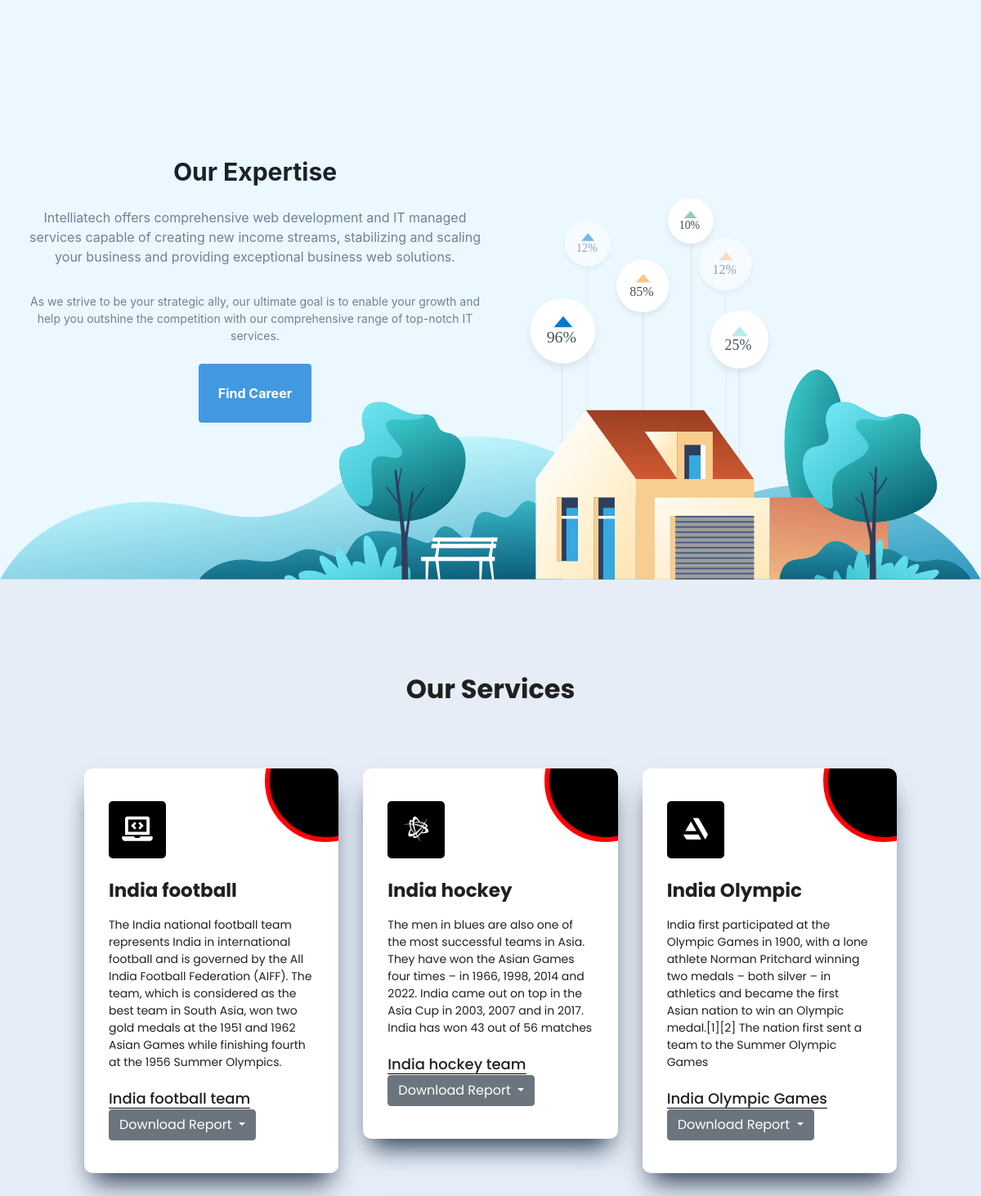
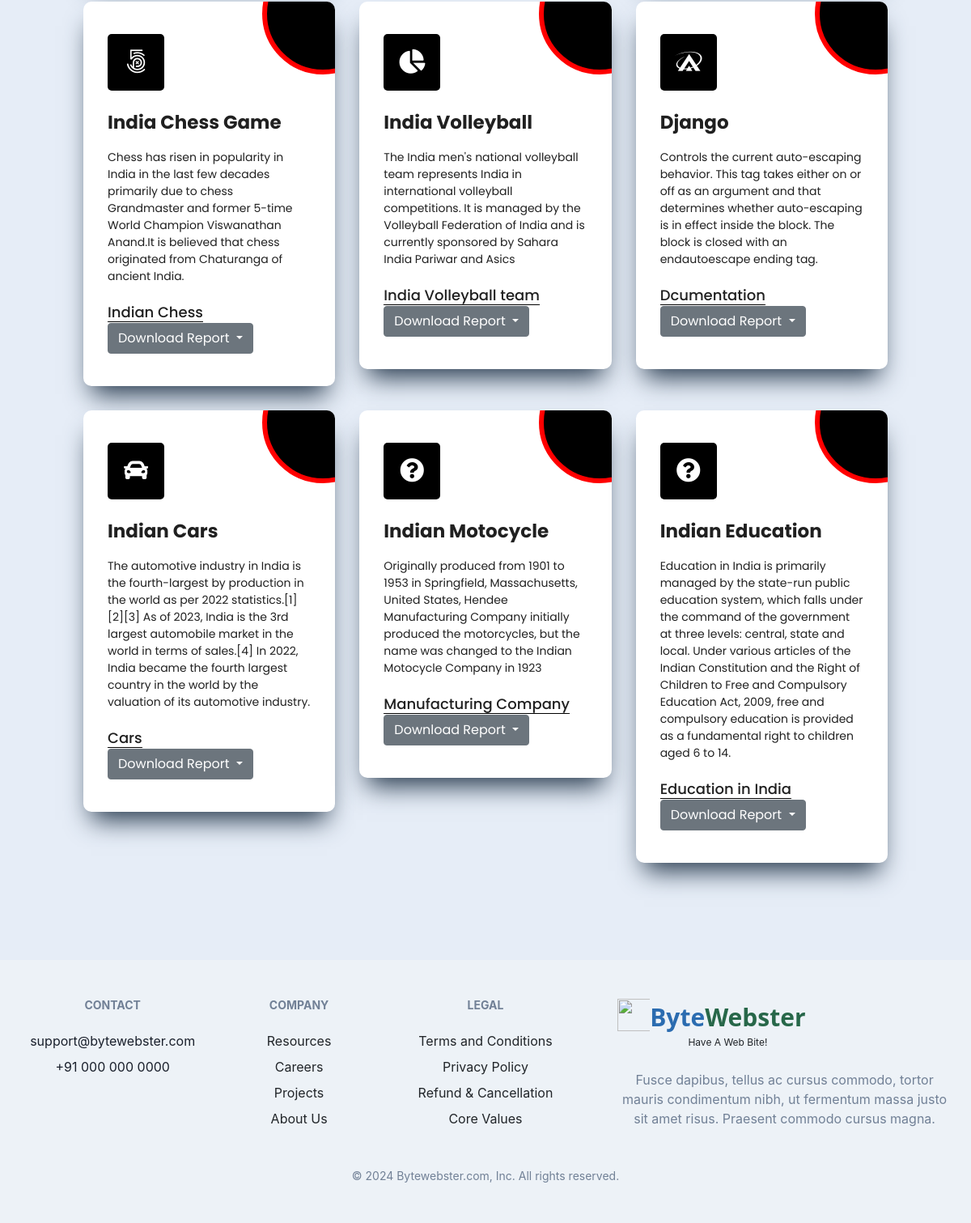
Page /services/ on the committed database (2 pictures, top to bottom).
### services/models.py (models this page shows)
class Services(models.Model):
    service_icon = models.CharField(max_length=50)
    service_title = models.CharField(max_length=50)
    service_des=models.TextField()

### firstapp/views.py (the view)
# urls.py: path('services' , include(views.services) , name='services'),
def services(request):
    servicedata = Services.objects.all()
    default_icon_class = 'fas fa-question-circle'
    icon_classes = [
        'fas fa-laptop-code',
        'fab fa-battle-net',
        'fab fa-artstation',
        'fab fa-500px',
        'fas fa-chart-pie',
        'fab fa-asymmetrik',
        "fas fa-car",
    ]
    if len(icon_classes) < len(servicedata):
        icon_classes += [default_icon_class] * (len(servicedata) - len(icon_classes))
    elif len(icon_classes) > len(servicedata):
        icon_classes = icon_classes[:len(servicedata)]
    services_with_icons = list(zip(servicedata, icon_classes))
    data = {
           'services_with_icons' : services_with_icons
    }
    return render( request , 'services.html' , data)

### template/services.html (shortened to what this page needs)
{% include "header.html" %}
{% load static %}
<!DOCTYPE html>
<html lang="en">
<head>
	<link rel="stylesheet" type="text/css" href="/static/style.css">
	<link rel="stylesheet" type="text/css"
		href="https://cdnjs.cloudflare.com/ajax/libs/font-awesome/5.11.2/css/all.min.css">
	<link rel="stylesheet" type="text/css"
		href="https://cdnjs.cloudflare.com/ajax/libs/font-awesome/5.11.2/css/fontawesome.min.css">
	<link rel="stylesheet" type="text/css"
		href="https://cdnjs.cloudflare.com/ajax/libs/twitter-bootstrap/4.4.1/css/bootstrap.css">
</head>
<body>
	<section class="section-services">
		<div class="container">
			<div class="row justify-content-center text-center">
				<div class="col-md-10 col-lg-8">
					<div class="header-section">
						<h2 class="title">Our Services</h2>
					</div>
				</div>
			</div>
			<div class="row">
				{% for n, icon_class in services_with_icons %}
				<div class="col-md-6 col-lg-4">
					<div class="single-service">
						<div class="content">
							 <span class="icon">
								<i class="{{ icon_class }}"></i>
							</span>
							<h3 class="title">{{ n.service_icon }}</h3>
							<p class="description">{{ n.service_des }}</p>
							<a href="#" class="learn-more">{{ n.service_title }}</a>
							<div class="dropdown">
								<button class="btn btn-secondary dropdown-toggle" type="button" data-bs-toggle="dropdown" aria-expanded="false">
									Download Report
								</button>
							  </div>
						</div>
						<span class="circle-before"></span>
					</div>
				</div>
				{% endfor %}
			</div>
		</div>
	</section>
	{% include "footer.html" %}
</body>
</html>

### template/header.html (shortened to what this page needs)
<header class="relative flex pt-32 pb-48 sm:pt-32 sm:pb-64 lg:pb-48 px-4 bg-blue-100 w-full md:pb-40 lg:px-16 lg:pt-48 xl:pt-40 xl:pb-64 xl:h-screen md:px-8 xl:px-24 xxl:px-40">
    <div class="text-center md:text-left md:w-1/2 z-10 xxl:max-w-2xl">
      <h1 class="text-3xl xl:text-5xl text-gray-900 font-bold leading-tight">
        Our Expertise
      </h1>
      <p class="text-base xl:text-xl text-gray-600 mt-4">
        Intelliatech offers comprehensive web development and IT managed services capable of creating new income streams,
stabilizing and scaling your business and providing exceptional business web solutions.
      </p>
      <p class="text-sm xl:text-base text-gray-600 mt-8">
        As we strive to be your strategic ally, our ultimate goal is to enable your growth and help you outshine the competition with our comprehensive range of top-notch IT services.
      </p>
      <a href="https://intelliatech.com/career/" class="bg-blue-500 hover:bg-blue-700 px-6 py-4 text-white rounded block sm:inline-block mt-4 text-center font-bold">
        Find Career
      </a>
    </div>
    <div class="w-full absolute bottom-0 right-0">
      <svg xmlns="http://www.w3.org/2000/svg" xmlns:xlink="http://www.w3.org/1999/xlink" viewBox="0 0 1161.727 456.805">
        <g transform="translate(1950.456 5248.5)">
          <g transform="translate(-1109.5 -5110.5)">
            <g transform="translate(17 19)">
              <path d="M10,0,0,12H20L10,0" transform="translate(8)" fill="#b6eceb" /><text transform="translate(18 28)"
                fill="#454f5b" font-size="17.28" font-family="ArialRoundedMTBold, Arial Rounded MT">
                <tspan x="-17.647" y="0">25%</tspan>
              </text></g>
          </g>
          <g transform="translate(-1322.5 -5124.5)">
            <g transform="translate(19 21)">
              <path d="M11,0,0,13H22L11,0" transform="translate(9)" fill="#007ace" /><text transform="translate(20 31)"
                fill="#454f5b" font-size="19.2" font-family="ArialRoundedMTBold, Arial Rounded MT">
                <tspan x="-19.608" y="0">96%</tspan>
              </text></g>
          </g>
          <g transform="translate(-1281.5 -5216.5)" opacity="0.5">
            <g transform="translate(13.3 14.7)">
              <path d="M7.7,0,0,9.1H15.4L7.7,0" transform="translate(6.3)" fill="#007ace" /><text
                transform="translate(14 22.1)" fill="#454f5b" font-size="13.44"
                font-family="ArialRoundedMTBold, Arial Rounded MT">
                <tspan x="-13.725" y="0">12%</tspan>
              </text></g>
          </g>
          <g transform="translate(-1220.5 -5170.5)">
            <g transform="translate(15.39 16.01)">
              <path d="M9,0,0,10H17L9,0" transform="translate(7.61 0.99)" fill="#ffc48b" /><text
                transform="translate(16.2 26.53)" fill="#454f5b" font-size="15.552"
                font-family="ArialRoundedMTBold, Arial Rounded MT">
                <tspan x="-15.882" y="0">85%</tspan>
              </text></g>
          </g>
          <g transform="translate(-1122.5 -5196.5)" opacity="0.5">
            <g transform="translate(15.39 16.01)">
              <path d="M9,0,0,10H17L9,0" transform="translate(7.61 0.99)" fill="#ffc48b" /><text
                transform="translate(16.2 26.53)" fill="#454f5b" font-size="15.552"
                font-family="ArialRoundedMTBold, Arial Rounded MT">
                <tspan x="-15.882" y="0">12%</tspan>
              </text></g>
          </g>
          <g transform="translate(-1159.5 -5243.5)">
            <g transform="translate(13 15)">
              <path d="M8,0,0,9H15L8,0" transform="translate(6)" fill="#95cdb1" /><text transform="translate(14 22)"
                fill="#454f5b" font-size="13.44" font-family="ArialRoundedMTBold, Arial Rounded MT">
                <tspan x="-13.725" y="0">10%</tspan>
              </text></g>
          </g>
        </g>
      </svg>
    </div>
  </header>

### template/footer.html (shortened to what this page needs)
<link rel="stylesheet" href="https://cdnjs.cloudflare.com/ajax/libs/normalize/5.0.0/normalize.min.css">
  <link rel='stylesheet' href='https://cdnjs.cloudflare.com/ajax/libs/tailwindcss/1.1.4/tailwind.min.css'>
<footer class="text-center bg-gray-200 flex flex-col px-4 py-12 sm:text-left lg:px-16 md:px-8 xl:px-24 xxl:px-40">
  <div class="sm:flex flex-wrap">
    <div class="sm:w-1/2 lg:w-1/5">
      <h6 class="text-sm text-gray-600 font-bold uppercase">Contact</h6>
      <div class="mt-4">
        <a href="#" class="block text-md text-gray-900">support@bytewebster.com</a>
        <a href="#" class="block text-md text-gray-900 mt-2">+91 000 000 0000</a>
      </div>
    </div>
    <div class="mt-8 sm:w-1/2 sm:mt-0 lg:w-1/5 lg:mt-0">
      <h6 class="text-sm text-gray-600 font-bold uppercase">Company</h6>
      <ul class="mt-4">
        <li><a href="#">Resources</a></li>
        <li class="mt-2"><a href="#">Careers</a></li>
        <li class="mt-2"><a href="#">Projects</a></li>
        <li class="mt-2"><a href="#">About Us</a></li>
      </ul>
    </div>
    <div class="mt-8 sm:w-1/2 sm:mt-12 lg:w-1/5 lg:mt-0">
      <h6 class="text-sm text-gray-600 font-bold uppercase">Legal</h6>
      <ul class="mt-4">
        <li><a href="#">Terms and Conditions</a></li>
        <li class="mt-2"><a href="#">Privacy Policy</a></li>
        <li class="mt-2"><a href="#">Refund & Cancellation</a></li>
        <li class="mt-2"><a href="#">Core Values</a></li>
      </ul>
    </div>
    <div class="mt-12 sm:w-1/2 lg:w-2/5 lg:mt-0 lg:pl-12">
  <div class="mb-2 sm:mb-0 flex flex-row
    ">
      <div class="h-10 w-10 self-center mb-4">
        <img class="h-10 w-16 self-center" src="https://bytewebster.com/img/logo.png" />
      </div>
      <div>
        <a href="https://bytewebster.com/" class="text-3xl no-underline text-blue-700 font-sans font-bold">Byte<span class="text-green-800">Webster</span></a><br>
        <span class="text-xs text-grey-dark">Have A Web Bite!</span>
      </div>
    </div>
      <p class="text-base text-gray-600 mt-4">Fusce dapibus, tellus ac cursus commodo, tortor mauris condimentum nibh, ut fermentum massa justo sit amet risus. Praesent commodo cursus magna.</p>
    </div>
  </div>
  <div class="mt-12">
    <p class="text-sm text-gray-600">© <script>document.write(new Date().getFullYear())</script> Bytewebster.com, Inc. All rights reserved.</p>
  </div>
</footer>

### static/style.css (style rules this page uses)
p,a,h1,h2,h3,h4,h5,h6,ul,li { margin: 0; padding: 0; }
.section-services { font-family: "Poppins", sans-serif; background-color: #e6edf7; color: #202020; padding-top: 115px; padding-bottom: 120px; }
.section-services .header-section { margin-bottom: 34px; }
.section-services .header-section .title , .title1 , .title2 , .title3 , .title4 , .title5 { position: relative; padding-bottom: 14px; margin-bottom: 25px; font-weight: 700; font-size: 32px; }
.section-services .single-service { position: relative; margin-top: 30px; background-color: #fff; border-radius: 10px; padding: 40px 30px; overflow: hidden; box-shadow: rgb(38, 57, 77) 0px 20px 30px -10px; }
span.icon i { margin-top: 19px; }
.section-services .single-service .content { position: relative; z-index: 20; }
.section-services .single-service .circle-before { position: absolute; top: 0; right: 0px; transform: translate(40%, -40%); width: 150px; height: 150px; background-color: #000000 ; border: 6px solid red; border-radius: 50%; transition: all .6s; }
.section-services .single-service .icon { display: inline-block; margin-bottom: 26px; width: 70px; height: 70px; background-color: #000000 ; border-radius: 5px; line-height: 70px; text-align: center; color: #fff; font-size: 30px; transition: all .3s; }
.section-services .single-service .title , .title1 , .title2 , .title3 , .title4 , .title5 { margin-bottom: 18px; font-weight: 700; font-size: 23px; transition: color .3s; }
.section-services .single-service .description , .description1 , .description2 , .description3 , .description4 , .description5 { margin-bottom: 20px; font-size: 14px; transition: color .3s; }
.section-services .single-service a { position: relative; font-size: 18px; color: #202020; text-decoration: none; font-weight: 500; transition: color .3s; }
.section-services .single-service a:after { content: ""; position: absolute; bottom: 0; left: 0; right: 0; height: 1px; background-color: #000000 ; transition: background-color .3s; }

### rows in the picture
Services: service_icon "India football", service_des "The India national football team represents India in international football and is governed by the All India Football Federation (AIFF). The team, which is considered as the best team in South Asia, won two gold medals at the 1951 and 1962 Asian Games while finishing fourth at the 1956 Summer Olympics.", service_title "India football team"
Services: service_icon "India hockey", service_des "The men in blues are also one of the most successful teams in Asia. They have won the Asian Games four times – in 1966, 1998, 2014 and 2022. India came out on top in the Asia Cup in 2003, 2007 and in 2017. India has won 43 out of 56 matches", service_title "India hockey team"
Services: service_icon "India Olympic", service_des "India first participated at the Olympic Games in 1900, with a lone athlete Norman Pritchard winning two medals – both silver – in athletics and became the first Asian nation to win an Olympic medal.[1][2] The nation first sent a team to the Summer Olympic Games", service_title "India Olympic Games"
Services: service_icon "India Chess Game", service_des "Chess has risen in popularity in India in the last few decades primarily due to chess Grandmaster and former 5-time World Champion Viswanathan Anand.It is believed that chess originated from Chaturanga of ancient India.", service_title "Indian Chess"
Services: service_icon "India Volleyball", service_des "The India men's national volleyball team represents India in international volleyball competitions. It is managed by the Volleyball Federation of India and is currently sponsored by Sahara India Pariwar and Asics", service_title "India Volleyball team"
Services: service_icon "Django", service_des "Controls the current auto-escaping behavior. This tag takes either on or off as an argument and that determines whether auto-escaping is in effect inside the block. The block is closed with an endautoescape ending tag.", service_title "Dcumentation"
Services: service_icon "Indian Cars", service_des "The automotive industry in India is the fourth-largest by production in the world as per 2022 statistics.[1][2][3] As of 2023, India is the 3rd largest automobile market in the world in terms of sales.[4] In 2022, India became the fourth largest country in the world by the valuation of its automotive industry.", service_title "Cars"
Services: service_icon "Indian Motocycle", service_des "Originally produced from 1901 to 1953 in Springfield, Massachusetts, United States, Hendee Manufacturing Company initially produced the motorcycles, but the name was changed to the Indian Motocycle Company in 1923", service_title "Manufacturing Company"
Services: service_icon "Indian Education", service_des "Education in India is primarily managed by the state-run public education system, which falls under the command of the government at three levels: central, state and local. Under various articles of the Indian Constitution and the Right of Children to Free and Compulsory Education Act, 2009, free and compulsory education is provided as a fundamental right to children aged 6 to 14.", service_title "Education in India"
